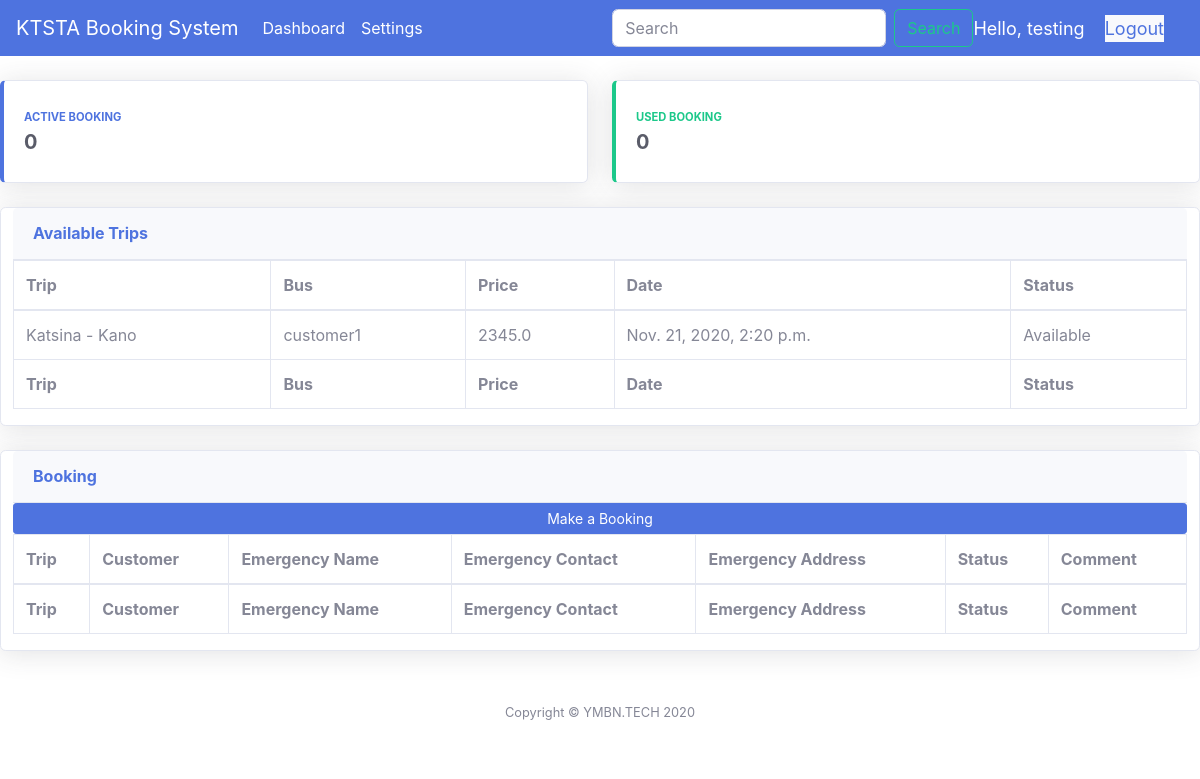
Screenshot of /user_page/ (signed in) with the database file from the repository.
### theApp/models.py (models this page shows, shortened)
class Routes(models.Model):
    STATUS = (
			('Available', 'Available'),
            ('No Available Seat', 'No Available Seat'),
			('Departed', 'Departed'),
			)
    bus = models.ForeignKey(Bus, null=True, on_delete= models.SET_NULL)
    trip = models.CharField(max_length=200, null=True, blank=True)
    price = models.FloatField(null=True)
    date = models.DateTimeField(null=True)
    status = models.CharField(default="Available", max_length=200, null=True, choices=STATUS)
    date_created = models.DateTimeField(auto_now_add=True, null=True)

class Bus(models.Model):
    name = models.CharField(max_length=200, null=True, blank=True)
    driver = models.CharField(max_length=200, null=True, blank=True)
    phone = models.CharField(max_length=200, null=True)
    email = models.CharField(max_length=200, null=True)
    bus_img = models.ImageField(null=True, blank=True)
    plate_no = models.CharField(max_length=200, null=True, blank=True)
    seat = models.FloatField(null=True)
    date_created = models.DateTimeField(auto_now_add=True, null=True)
    def __str__(self):
        return self.name

### theApp/decorators.py (the view)
		def wrapper_func(request, *args, **kwargs):
			group = None
			if request.user.groups.exists():
				group = request.user.groups.all()[0].name
			if group in allowed_roles:
				return view_func(request, *args, **kwargs)
			else:
				return HttpResponse('You are not authorized to view this page')

### theApp/views.py (called while the page is built)
@login_required(login_url='login_page')
@allowed_users(allowed_roles=['customer'])
def user_page(request):
    trip = Routes.objects.filter(status='Available')
    booking = request.user.customer.booking_set.all()
    abook = booking.filter(status='Active Booking').count()
    ubook = booking.filter(status='Used Booking').count()
    context = {'trip' : trip, 'booking': booking, 'abook': abook, 'ubook': ubook}
    return render(request, 'user.html', context)

### theApp/templates/user.html (shortened to what this page needs)
{% extends 'user_base.html' %}
{% block content %}
<br>
<div class="row">
<div class="col-xl-6 col-md-6 mb-4">
    <div class="card border-left-primary shadow h-100 py-2">
      <div class="card-body">
        <div class="row no-gutters align-items-center">
          <div class="col mr-2">
            <div class="text-xs font-weight-bold text-primary text-uppercase mb-1">Active Booking</div>
            <div class="h5 mb-0 font-weight-bold text-gray-800">{{abook}}</div>
          </div>
          <div class="col-auto">
            <i class="fas fa-money-bill fa-2x text-gray-300"></i>
          </div>
        </div>
      </div>
    </div>
  </div>
  <div class="col-xl-6 col-md-6 mb-4">
    <div class="card border-left-success shadow h-100 py-2">
      <div class="card-body">
        <div class="row no-gutters align-items-center">
          <div class="col mr-2">
            <div class="text-xs font-weight-bold text-success text-uppercase mb-1">Used Booking</div>
            <div class="h5 mb-0 font-weight-bold text-gray-800">{{ubook}}</div>
          </div>
          <div class="col-auto">
            <i class="fas fa-money-bill fa-2x text-gray-300"></i>
          </div>
        </div>
      </div>
    </div>
  </div>
</div>
<div class="card shadow col-md-12 mb-4">
  <div class="card-header py-3">
      <h6 class="m-0 font-weight-bold text-primary">Available Trips</h6>
  </div>
  <div class="table-responsive">
      <table class="table table-bordered" id="dataTable" width="100%" cellspacing="0" class="sm">
          <thead>
              <tr>
                  <th>Trip</th>
                  <th>Bus</th>
                  <th>Price</th>
                  <th>Date</th>
                  <th>Status</th>
              </tr>
          </thead>
          <tfoot>
              <tr>
                <th>Trip</th>
                <th>Bus</th>
                <th>Price</th>
                <th>Date</th>
                <th>Status</th>
              </tr>
          </tfoot>
          <tbody>
              {% for t in trip %}
              <tr>
                  <td>{{t.trip}}</td>
                  <td>{{t.bus}}</td>
                  <td>{{t.price}}</td>
                  <td>{{t.date}}</td>
                  <td>{{t.status}}</td>
                  {% endfor %}
          </tbody>
      </table>
  </div>
</div>
  <div class="card shadow col-md-12 mb-4">
  <div class="card-header py-3">
      <h6 class="m-0 font-weight-bold text-primary">Booking</h6>
  </div>
  <a class="btn btn-primary  btn-sm btn-block" href="{% url 'cust_booking' %}">Make a Booking</a>
  <div class="table-responsive">
      <table class="table table-bordered" id="dataTable" width="100%" cellspacing="0" class="sm">
          <thead>
              <tr>
                  <th>Trip</th>
                  <th>Customer</th>
                  <th>Emergency Name</th>
                  <th>Emergency Contact</th>
                  <th>Emergency Address</th>
                  <th>Status</th>
                  <th>Comment</th>
              </tr>
          </thead>
          <tfoot>
              <tr>
                <th>Trip</th>
                  <th>Customer</th>
                  <th>Emergency Name</th>
                  <th>Emergency Contact</th>
                  <th>Emergency Address</th>
                  <th>Status</th>
                  <th>Comment</th>
              </tr>
          </tfoot>
      </table>
  </div>
</div>
  {% endblock content%}

### theApp/templates/user_base.html (shortened to what this page needs)
{% load static %}
<!DOCTYPE html>
<html lang="en">
<head>
  <link href="{% static '/vendor/datatables/dataTables.bootstrap4.min.css' %}" rel="stylesheet">
  <link href="{% static '/vendor/fontawesome-free/css/all.min.css'%}" rel="stylesheet" type="text/css">
  <link href="{% static 'css/fonts.css' %}" rel="stylesheet" type="text/css">
  <link href="{% static 'css/sb-admin-2.min.css' %}" rel="stylesheet">
</head>
<body>
  <nav class="navbar navbar-expand-lg navbar-dark bg-primary">
    <a class="navbar-brand" href="{% url 'home' %}">KTSTA Booking System</a>
    <div class="collapse navbar-collapse" id="navbarSupportedContent">
      <ul class="navbar-nav mr-auto">
        <li class="nav-item active">
          <a class="nav-link" href="{% url 'user_page' %}">Dashboard</a>
        </li>
        <li class="nav-item active">
          <a class="nav-link" href="{% url 'profile' %}">Settings</span></a>
        </li>
      </ul>
      <form class="form-inline my-2 my-lg-0">
        <input class="form-control mr-sm-2" type="search" placeholder="Search" aria-label="Search">
        <button class="btn btn-outline-success my-2 my-sm-0" type="submit">Search</button>
      </form>
    </div>
    <span class="hello-msg">Hello, {{request.user}}</span>
    <span class="hello-msg bg-light text-white"><a href="{% url 'logout_page' %}"> Logout</a> </span>
  </nav>
  {% block content %}
  {% endblock%}
      <footer class="sticky-footer bg-white">
        <div class="container my-auto">
          <div class="copyright text-center my-auto">
            <span>Copyright &copy; YMBN.TECH 2020</span>
          </div>
        </div>
      </footer>
</body>
</html>

### theApp/templates/user_base.html (style rules this page uses)
.hello-msg { font-size: 18px; color: #fff; margin-right: 20px; }

### rows the page displays
Routes: trip "Katsina - Kano", bus "customer1", price "2345.0", date "Nov. 21, 2020, 2:20 p.m.", status "Available"

### other values shown
{{ request.user }} "testing"
{{ abook }} "0"
{{ ubook }} "0"
